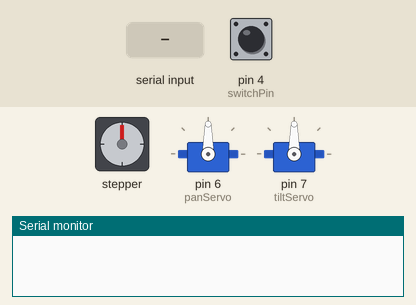
This sketch was run on a simulated Arduino Uno, built with avr-gcc and run on an emulated ATmega328P. Shown: stepper motor, 2 × servo, the last lines printed to the serial monitor. Wiring (inferred from the names in the program): stepper motor driver (200 steps per turn assumed): step pin 2; direction pin 3. Inputs (shaded band) come from the test bench; at power-on: pin 4 (switchPin) HIGH.

Above: at 1.2 s.
1.3 s: "SHOOT,1\n" received over Serial
At 1.7 s:
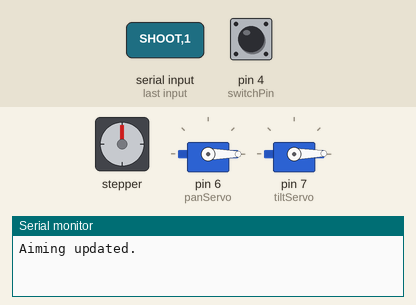
2.8 s: "SHOOT\n" received over Serial
At 3.4 s:
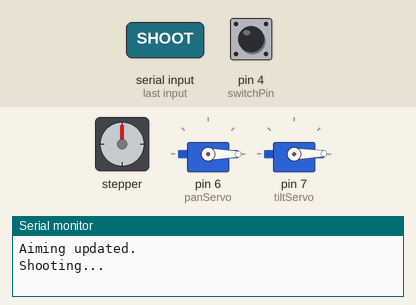
Timing chart, 0 to 67.3 s (numbered marks = the images above; inputs shaded):
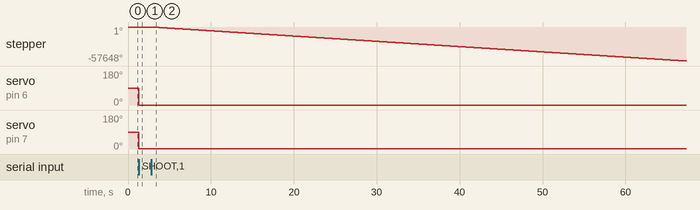

Measured:
- after the input at 1.3 s, servo on pin 6 (panServo): 90° → 0° at once; servo on pin 7 (tiltServo): 90° → 1° at once
- after the input at 2.8 s, stepper: keeps turning counter-clockwise at about 894°/s, starting at once

The sketch:

aiming.ino
```cpp
#include <Servo.h>


float panAngle;
float tiltAngle;

// Define pin connections
const int stepPin = 2;  // Pin connected to STEP pin of driver
const int dirPin = 3;   // Pin connected to DIR pin of driver
const int switchPin = 4;

int total_steps = 0;
int flagHome = 0;
int reverseDirection = 0;

// Define motor parameters
const int stepsPerRevolution = 200;  // NEMA 17 typically has 200 steps/rev (1.8° per step)
int motorSpeed = 1000;               // Slower speed: 1000µs
Servo panServo;                      // S3003
Servo tiltServo;                     // 996R

// MG996R Constants
const int minAngle1 = 0;
const int maxAngle1 = 180;
const int minPulse1 = 500;
const int maxPulse1 = 2500;

// S3003 Constants
const int minAngle2 = 0;
const int maxAngle2 = 270;
const int minPulse2 = 600;
const int maxPulse2 = 2400;

// Serial communication variables
String receivedMessage = "";

// Current servo positions
int currentPan = 90;  // Initial pan position (centered)
int currentTilt = 90; // Initial tilt position (centered)

void shoot() {
  digitalWrite(dirPin, reverseDirection);
  flagHome = 0;
  while (flagHome == 0) {

    rotateSteps(1);

    if (digitalRead(switchPin) == LOW) {
      // motorSpeed=1000;
      total_steps = 0;

      // Serial.println(steps);
      // Serial.println(motorSpeed);
      Serial.println("home sweet home");

      digitalWrite(dirPin, 1 - reverseDirection);
      rotateSteps(6.7f * 1000);

      flagHome = 1;
    }
  }
}

void rotateSteps(int steps) {
  for (int i = 0; i < steps; i++) {
    total_steps++;
    digitalWrite(stepPin, LOW);
    delayMicroseconds(motorSpeed);
    digitalWrite(stepPin, HIGH);
    delayMicroseconds(motorSpeed);
    // Serial.println(total_steps);
  }
}


void setup() {
  Serial.begin(9600);

  pinMode(dirPin, OUTPUT);
  pinMode(stepPin, OUTPUT);
  pinMode(switchPin, INPUT_PULLUP);

  panServo.attach(6, 500, 2500);  // Attaches the servo on pin 9 to the servo object
  tiltServo.attach(7);

  panServo.write(90);

  tiltServo.write(90);

  //  panServo.write(180);
  //   delay(500);
  //   panServo.write(0);
  //   delay(500);
}

void loop() {
  // // Check if data is available on the serial port
  if (Serial.available() > 0) {
    // Read the incoming message
    receivedMessage = Serial.readStringUntil('\n');
    receivedMessage.trim();  // Remove any extra whitespace or newline characters

    // Check if the message is a "SHOOT" command
    if (receivedMessage == "SHOOT") {
      Serial.println("Shooting...");
      shoot();                // Call the shoot function
      delay(500);
      Serial.println("ACK");  // Send acknowledgment back to Python
    } else {
      // Parse pan and tilt angles if the message is not "SHOOT"
      int commaIndex = receivedMessage.indexOf(',');
      if (commaIndex > 0) {
        String panAngleStr = receivedMessage.substring(0, commaIndex);
        String tiltAngleStr = receivedMessage.substring(commaIndex + 1);

        int panAngle = panAngleStr.toInt();
        int tiltAngle = tiltAngleStr.toInt();

        // Update servo positions
        currentPan = panAngle;
        currentTilt = tiltAngle;

        panServo.write(currentPan);
        tiltServo.write(currentTilt);

        Serial.println("Aiming updated.");
      }
    }
  }
  // shoot();
  // delay(10000);
}
```
